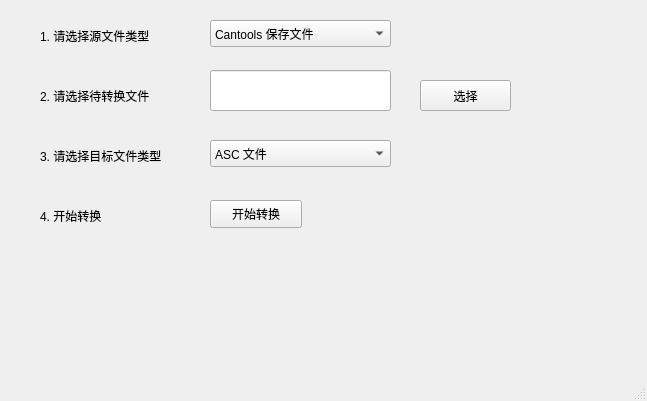
<?xml version="1.0" encoding="UTF-8"?>
<ui version="4.0">
 <class>MainWindow</class>
 <widget class="QMainWindow" name="MainWindow">
  <property name="geometry">
   <rect>
    <x>0</x>
    <y>0</y>
    <width>647</width>
    <height>401</height>
   </rect>
  </property>
  <property name="windowTitle">
   <string>CAN报文格式转换工具V1.0</string>
  </property>
  <property name="windowIcon">
   <iconset>
    <normaloff>D:/Backup/Downloads/转换.png</normaloff>D:/Backup/Downloads/转换.png</iconset>
  </property>
  <widget class="QWidget" name="centralwidget">
   <widget class="QPushButton" name="pushButton">
    <property name="geometry">
     <rect>
      <x>420</x>
      <y>80</y>
      <width>91</width>
      <height>31</height>
     </rect>
    </property>
    <property name="text">
     <string>选择</string>
    </property>
   </widget>
   <widget class="QLineEdit" name="lineEdit">
    <property name="geometry">
     <rect>
      <x>210</x>
      <y>70</y>
      <width>181</width>
      <height>41</height>
     </rect>
    </property>
    <property name="readOnly">
     <bool>true</bool>
    </property>
   </widget>
   <widget class="QComboBox" name="comboBox">
    <property name="geometry">
     <rect>
      <x>210</x>
      <y>20</y>
      <width>181</width>
      <height>27</height>
     </rect>
    </property>
    <item>
     <property name="text">
      <string>Cantools 保存文件</string>
     </property>
    </item>
    <item>
     <property name="text">
      <string>Santroll 保存 txt文件</string>
     </property>
    </item>
    <item>
     <property name="text">
      <string>Cantest 保存 txt文件</string>
     </property>
    </item>
    <item>
     <property name="text">
      <string>Cantest 保存 csv 文件</string>
     </property>
    </item>
   </widget>
   <widget class="QPushButton" name="pushButton_2">
    <property name="geometry">
     <rect>
      <x>210</x>
      <y>200</y>
      <width>92</width>
      <height>28</height>
     </rect>
    </property>
    <property name="text">
     <string>开始转换</string>
    </property>
   </widget>
   <widget class="QLabel" name="label">
    <property name="geometry">
     <rect>
      <x>40</x>
      <y>20</y>
      <width>151</width>
      <height>31</height>
     </rect>
    </property>
    <property name="text">
     <string>1. 请选择源文件类型</string>
    </property>
   </widget>
   <widget class="QLabel" name="label_2">
    <property name="geometry">
     <rect>
      <x>40</x>
      <y>80</y>
      <width>151</width>
      <height>31</height>
     </rect>
    </property>
    <property name="text">
     <string>2. 请选择待转换文件</string>
    </property>
   </widget>
   <widget class="QLabel" name="label_3">
    <property name="geometry">
     <rect>
      <x>530</x>
      <y>90</y>
      <width>69</width>
      <height>19</height>
     </rect>
    </property>
    <property name="text">
     <string/>
    </property>
   </widget>
   <widget class="QLabel" name="label_4">
    <property name="geometry">
     <rect>
      <x>40</x>
      <y>140</y>
      <width>161</width>
      <height>31</height>
     </rect>
    </property>
    <property name="text">
     <string>3. 请选择目标文件类型</string>
    </property>
   </widget>
   <widget class="QComboBox" name="comboBox_2">
    <property name="geometry">
     <rect>
      <x>210</x>
      <y>140</y>
      <width>181</width>
      <height>27</height>
     </rect>
    </property>
    <item>
     <property name="text">
      <string>ASC 文件</string>
     </property>
    </item>
   </widget>
   <widget class="QLabel" name="label_5">
    <property name="geometry">
     <rect>
      <x>40</x>
      <y>200</y>
      <width>151</width>
      <height>31</height>
     </rect>
    </property>
    <property name="text">
     <string>4. 开始转换</string>
    </property>
   </widget>
   <widget class="QLabel" name="label_6">
    <property name="geometry">
     <rect>
      <x>360</x>
      <y>210</y>
      <width>69</width>
      <height>19</height>
     </rect>
    </property>
    <property name="text">
     <string/>
    </property>
   </widget>
  </widget>
  <widget class="QMenuBar" name="menubar">
   <property name="geometry">
    <rect>
     <x>0</x>
     <y>0</y>
     <width>647</width>
     <height>24</height>
    </rect>
   </property>
  </widget>
  <widget class="QStatusBar" name="statusbar"/>
 </widget>
 <resources/>
 <connections/>
</ui>
